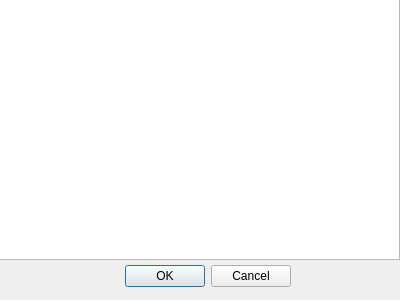
<?xml version="1.0" encoding="UTF-8"?>
<ui version="4.0">
 <class>ChatGroupDialog</class>
 <widget class="QDialog" name="ChatGroupDialog">
  <property name="geometry">
   <rect>
    <x>0</x>
    <y>0</y>
    <width>400</width>
    <height>300</height>
   </rect>
  </property>
  <property name="windowTitle">
   <string>Dialog</string>
  </property>
  <widget class="QDialogButtonBox" name="buttonBox">
   <property name="geometry">
    <rect>
     <x>-50</x>
     <y>260</y>
     <width>341</width>
     <height>32</height>
    </rect>
   </property>
   <property name="styleSheet">
    <string notr="true"/>
   </property>
   <property name="orientation">
    <enum>Qt::Horizontal</enum>
   </property>
   <property name="standardButtons">
    <set>QDialogButtonBox::Cancel|QDialogButtonBox::Ok</set>
   </property>
  </widget>
  <widget class="QWidget" name="gridLayoutWidget">
   <property name="geometry">
    <rect>
     <x>-1</x>
     <y>-1</y>
     <width>401</width>
     <height>261</height>
    </rect>
   </property>
   <layout class="QGridLayout" name="mChatList">
    <item row="0" column="0">
     <widget class="QListWidget" name="mListWidget"/>
    </item>
   </layout>
  </widget>
 </widget>
 <resources/>
 <connections>
  <connection>
   <sender>buttonBox</sender>
   <signal>accepted()</signal>
   <receiver>ChatGroupDialog</receiver>
   <slot>accept()</slot>
   <hints>
    <hint type="sourcelabel">
     <x>248</x>
     <y>254</y>
    </hint>
    <hint type="destinationlabel">
     <x>157</x>
     <y>274</y>
    </hint>
   </hints>
  </connection>
  <connection>
   <sender>buttonBox</sender>
   <signal>rejected()</signal>
   <receiver>ChatGroupDialog</receiver>
   <slot>reject()</slot>
   <hints>
    <hint type="sourcelabel">
     <x>316</x>
     <y>260</y>
    </hint>
    <hint type="destinationlabel">
     <x>286</x>
     <y>274</y>
    </hint>
   </hints>
  </connection>
 </connections>
</ui>
